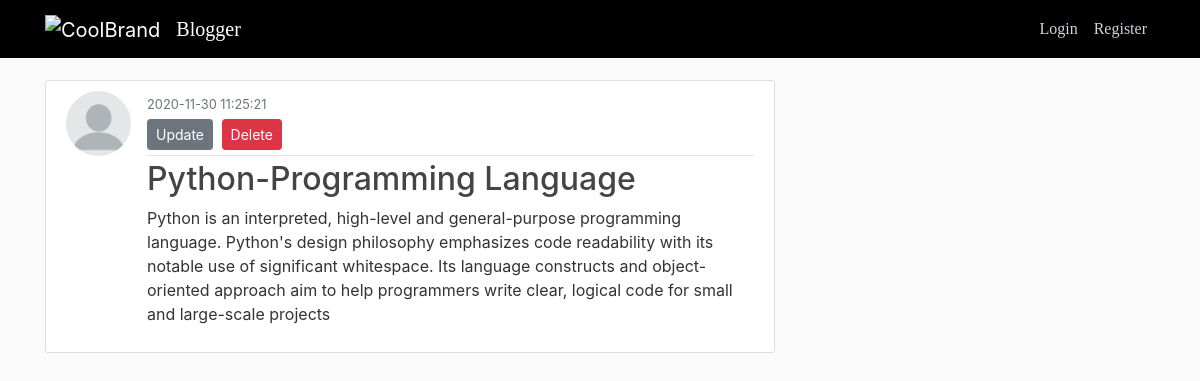
/posts/detail/9, run on the app's committed database.
### tables this page shows
CREATE TABLE "posts" (
	"id"	INTEGER,
	"title"	text NOT NULL,
	"created_at"	datetime,
	"content"	text NOT NULL,
	"user_id"	integer NOT NULL,
	"video"	text NOT NULL,
	"like"	INTEGER NOT NULL DEFAULT 0,
	"photo1"	VARCHAR(50),
	"unlike"	INTEGER NOT NULL DEFAULT 0,
	PRIMARY KEY("id" AUTOINCREMENT)
);

### app/posts/view.py (the view)
class PostDetail(MethodView):
	def get(self,post_id):
		user_id = request.cookies.get('userId')
		user_data = UserController().get_user_detail(user_id)
		details = PostController().get_detail(post_id)
		details.update({'id': str(details.get('id'))})
		return render_template('/posts/detail.html',post=details,user_data=user_data,user_id=user_id)

### app/connections.py (called while the page is built)
    @staticmethod
    def dict_factory(cursor, row):
        d = dict()
        for idx, col in enumerate(cursor.description):
            d[col[0]] = row[idx]
        return d

    def query_db_one(self, query):
        self.cursor.execute(query)
        rows = self.cursor.fetchall()
        return rows[0] if rows else dict()

### app/posts/controllers.py (called while the page is built)
	def get_detail(self,post_id):
		query = '''select * from posts where id = "{}"'''.format(post_id)
		return self.db_conn.query_db_one(query)

### app/users/controllers.py (called while the page is built)
	def get_user_detail(self,user_id):
		query = '''select * from users where id = "{}"'''.format(user_id)
		return self.db_conn.query_db_one(query)

### app/templates/posts/detail.html (shortened to what this page needs)
{% extends "layout.html" %}
{% block content %}
  <article class="media content-section">
    {% if user_data.avatar %}
    <img class="rounded-circle article-img" src="{{ url_for('static', filename='profile/'+user_data.avatar) }}">
    {% else %}
    <img class="rounded-circle article-img" src="{{ url_for('static', filename='profile/'+'default.jpg') }}">
    {% endif %}
    <div class="media-body">
      <div class="article-metadata">
        <small class="text-muted">{{ post.created_at }}</small>
          <div>
            <a class="btn btn-secondary btn-sm mt-1 mb-1" href="{{ url_for('bp.update_post', post_id=post.id) }}">Update</a>
            <button type="button" class="btn btn-danger btn-sm m-1" data-toggle="modal" data-target="#deleteModal">Delete</button>
          </div>
      </div>
      <h2 class="article-title">{{ post.title }}</h2>
      <p class="article-content">{{ post.content }}</p>
    </div>
  </article>
{% endblock content %}

### app/static/main.css (style rules this page uses)
body { background: #fafafa; color: #333333; margin-top: 5rem; }
h1, h2, h3, h4, h5, h6 { color: #444444; }
.content-section { background: #ffffff; padding: 10px 20px; border: 1px solid #dddddd; border-radius: 3px; margin-bottom: 20px; }
.article-title { color: #444444; }
.article-content { white-space: pre-line; }
.article-img { height: 65px; width: 65px; margin-right: 16px; }
.article-metadata { padding-bottom: 1px; margin-bottom: 4px; border-bottom: 1px solid #e3e3e3 }
img { vertical-align: middle; }

### data on the page
posts: created_at "2020-11-30 11:25:21", title "Python-Programming Language", content "Python is an interpreted, high-level and general-purpose programming language. Python's design philosophy emphasizes code readability with its notable use of significant whitespace. Its language constructs and object-oriented approach aim to help programmers write clear, logical code for small and large-scale projects"
